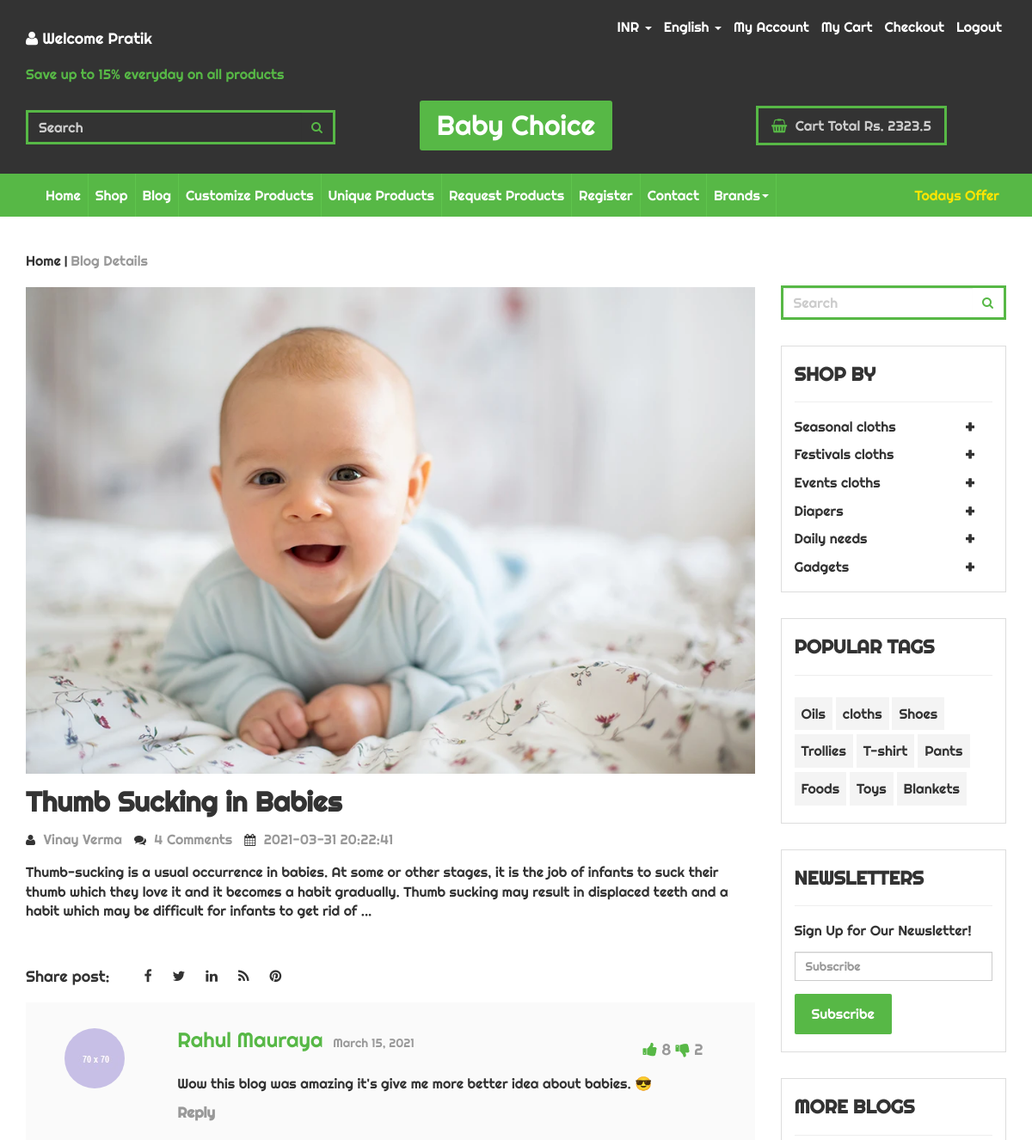
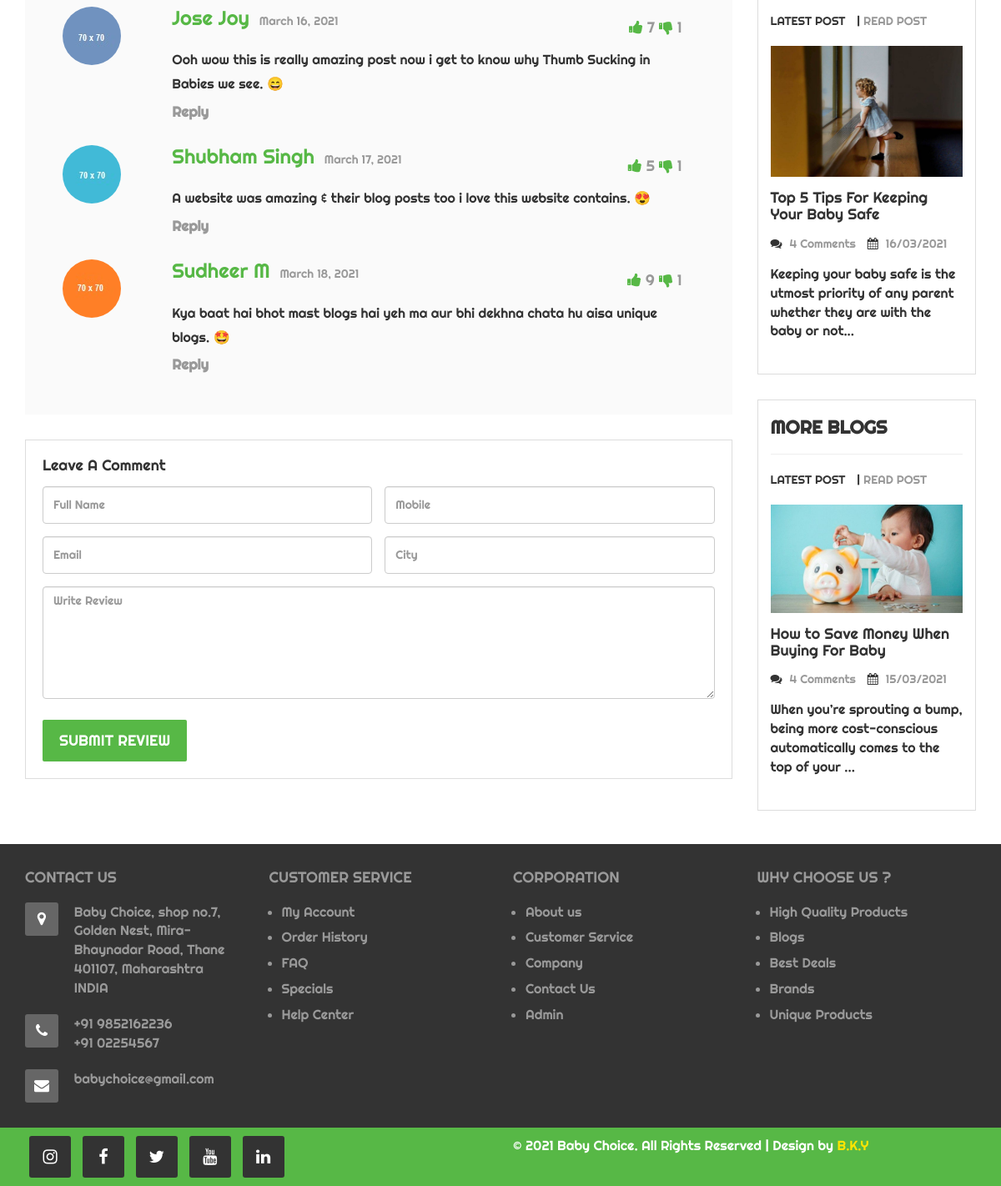
The app's page /blog_detail.php?blog=1 (signed in) with its own data (2 pictures, top to bottom).
### tables this page shows
CREATE TABLE `blogs` (
  `blog_id` int(7) NOT NULL,
  `blog_title` varchar(255) NOT NULL,
  `blog_description` text NOT NULL,
  `blog_author` varchar(255) NOT NULL,
  `blog_image` varchar(255) NOT NULL,
  `blog_time` datetime NOT NULL DEFAULT current_timestamp(),
  `blog_date` datetime NOT NULL DEFAULT current_timestamp()
);

### blog_detail.php (the view, shortened to what this page needs)
<?php
include 'header.php';
?>
<!DOCTYPE html>
<html lang="en">
<head>
  <link href="css/bootstrap.min.css" rel="stylesheet">
  <link href="css/global.css" rel="stylesheet">
  <link href="css/blog_detail.css" rel="stylesheet">
  <link rel="stylesheet" type="text/css" href="css/font-awesome.min.css" />
</head>
<body>
  <section id="center" class="clearfix center_product">
    <div class="container">
      <div class="row">
        <div class="center_p1 clearfix">
          <div class="col-sm-9">
            <div class="center_p1i clearfix">
              <ul class="mgt">
                <li><a href="index.php">Home</a></li> |
                <li class="col_2">Blog Details</li>
              </ul>
              <?php
							$blogid = $_GET['blog'];
							$sql = "SELECT * FROM `blogs` WHERE `blog_id` = $blogid";
							$result = mysqli_query($conn, $sql);
							$row = mysqli_fetch_assoc($result);
							$blog_title = $row['blog_title'];
							$blog_description = $row['blog_description'];
							$blog_author = $row['blog_author'];
							$blog_image = $row['blog_image'];
							$blog_date = $row['blog_date'];
							echo '      </div><br>
            <div class="blog_1 mgt clearfix">
              <a href="#"><img src="img/' . $blog_image . '" class="iw" alt="abc"></a>
              <h3><a href="#">' . $blog_title . '</a></h3>
              <ul>
                <li><i class="fa fa-user"></i> ' . $blog_author . '</li>
                <li><i class="fa fa-comments"></i> 4 Comments</li>
                <li><i class="fa fa-calendar"></i> ' . $blog_date . '</li>
              </ul>
              <p>' . $blog_description . '</p>
              <br>
              <br>';
							?>
            </div>
            <div class="detail_1 clearfix">
              <h5>Share post:</h5>
              <ul>
                <li><a href="#"><i class="fa fa-facebook"></i></a></li>
                <li><a href="#"><i class="fa fa-twitter"></i></a></li>
                <li><a href="#"><i class="fa fa-linkedin"></i></a></li>
                <li><a href="#"><i class="fa fa-rss"></i></a></li>
                <li><a href="#"><i class="fa fa-pinterest"></i></a></li>
              </ul>
            </div>
            <div class="article_page_left_inner_5 clearfix">
              <div class="article_page_left_inner_5_inner clearfix">
                <div class="col-sm-2">
                  <div class="article_page_left_inner_5_inner_left">
                    <img class="img-circle" src="img/48.jpg">
                  </div>
                </div>
                <div class="col-sm-10">
                  <div class="article_page_left_inner_5_inner_right">
                    <div class="clearfix">
                      <div class="col-sm-6 space_left">
                        <h6 class="mgt">Rahul Mauraya <span>March 15, 2021</span></h6>
                      </div>
                      <div class="col-sm-6 text-right">
                        <h5>
                          <i class="fa fa-thumbs-up"></i>
                          <span>8</span>
                          <i class="fa fa-thumbs-down"></i>
                          <span>2</span>
                        </h5>
                      </div>
                    </div>
                    <p>
                      Wow this blog was amazing it's give me more better idea about babies. 😎 </p>
                    <h3><a href="#">Reply</a></h3>
                  </div>
                </div>
              </div>
              <div class="article_page_left_inner_5_inner clearfix">
                <div class="col-sm-2">
                  <div class="article_page_left_inner_5_inner_left">
                    <img class="img-circle" src="img/49.jpg">
                  </div>
                </div>
                <div class="col-sm-10">
                  <div class="article_page_left_inner_5_inner_right">
                    <div class="clearfix">
                      <div class="col-sm-6 space_left">
                        <h6 class="mgt">Jose Joy <span>March 16, 2021</span></h6>
                      </div>
                      <div class="col-sm-6 text-right">
                        <h5>
                          <i class="fa fa-thumbs-up"></i>
                          <span>7</span>
                          <i class="fa fa-thumbs-down"></i>
                          <span>1</span>
                        </h5>
                      </div>
                    </div>
                    <p>
                      Ooh wow this is really amazing post now i get to know why Thumb Sucking in Babies we see. 😄 </p>
                    <h3><a href="#">Reply</a></h3>
                  </div>
                </div>
              </div>
              <div class="article_page_left_inner_5_inner clearfix">
                <div class="col-sm-2">
                  <div class="article_page_left_inner_5_inner_left">
                    <img class="img-circle" src="img/50.jpg">
                  </div>
                </div>
                <div class="col-sm-10">
                  <div class="article_page_left_inner_5_inner_right">
                    <div class="clearfix">
                      <div class="col-sm-6 space_left">
                        <h6 class="mgt">Shubham Singh <span>March 17, 2021</span></h6>
                      </div>
                      <div class="col-sm-6 text-right">
                        <h5>
                          <i class="fa fa-thumbs-up"></i>
                          <span>5</span>
                          <i class="fa fa-thumbs-down"></i>
                          <span>1</span>
                        </h5>
                      </div>
                    </div>
                    <p>
                      A website was amazing & their blog posts too i love this website contains. 😍 </p>
                    <h3><a href="#">Reply</a></h3>
                  </div>
                </div>
              </div>
              <div class="article_page_left_inner_5_inner clearfix">
                <div class="col-sm-2">
                  <div class="article_page_left_inner_5_inner_left">
                    <img class="img-circle" src="img/51.jpg">
                  </div>
                </div>
                <div class="col-sm-10">
                  <div class="article_page_left_inner_5_inner_right">
                    <div class="clearfix">
                      <div class="col-sm-6 space_left">
                        <h6 class="mgt">Sudheer M <span> March 18, 2021</span></h6>
                      </div>
                      <div class="col-sm-6 text-right">
                        <h5>
                          <i class="fa fa-thumbs-up"></i>
                          <span>9</span>
                          <i class="fa fa-thumbs-down"></i>
                          <span>1</span>
                        </h5>
                      </div>
                    </div>
                    <p>
                      Kya baat hai bhot mast blogs hai yeh ma aur bhi dekhna chata hu aisa unique blogs. 🤩 </p>
                    <h3><a href="#">Reply</a></h3>
                  </div>
                </div>
              </div>
            </div>
            <div class="detail_hli3 clearfix">
              <h5 class="mgt">Leave A Comment</h5>
              <div class="detail_hli3i clearfix">
                <div class="col-sm-6 space_left">
                  <input class="form-control" placeholder="Full Name" type="text">
                </div>
                <div class="col-sm-6 space_left">
                  <input class="form-control" placeholder="Mobile" type="text">
                </div>
              </div>
              <div class="detail_hli3i clearfix">
                <div class="col-sm-6 space_left">
                  <input class="form-control" placeholder="Email" type="text">
                </div>
                <div class="col-sm-6 space_left">
                  <input class="form-control" placeholder="City" type="text">
                </div>
              </div>
              <div class="detail_hli3i clearfix">
                <div class="col-sm-12 space_left">
                  <textarea class="form-control form_1" placeholder="Write Review"></textarea>
                </div>
              </div>
              <h5><a class="button" href="#">SUBMIT REVIEW</a></h5>
            </div>
          </div>
          <div class="col-sm-3">
            <div class="top_2l center_3l1o clearfix">
              <div class="input-group">
                <input type="text" class="form-control" placeholder="Search">
                <span class="input-group-btn">
                  <button class="btn btn-primary" type="button">
                    <i class="fa fa-search"></i></button>
                </span>
              </div>
            </div>
            <div class="center_3l1 clearfix">
              <h4 class="mgt">SHOP BY</h4>
              <hr>
              <div class="ziehharmonika">
                <h3 data-prefix="★" class=""><a href="#">Seasonal cloths</a>
                  <div class="collapseIcon">+</div>
                </h3>
                <h3 data-prefix="★"><a href="#">Festivals cloths</a>
                  <div class="collapseIcon">+</div>
                </h3>
                <h3 data-prefix="★" class=""><a href="#">Events cloths</a>
                  <div class="collapseIcon">+</div>
                </h3>
                <h3 data-prefix="★"><a href="#">Diapers</a>
                  <div class="collapseIcon">+</div>
                </h3>
                <h3 data-prefix="★" class=""><a href="#">Daily needs</a>
                  <div class="collapseIcon">+</div>
                </h3>
                <h3 data-prefix="★"><a href="#">Gadgets</a>
                  <div class="collapseIcon">+</div>
                </h3>
              </div>
            </div>
            <div class="center_3l1 clearfix">
              <h4 class="mgt">POPULAR TAGS</h4>
              <hr>
              <div class="center_3l1io clearfix">
                <ul class="mgt">
                  <li><a href="#">Oils</a></li>
                  <li><a href="#">cloths</a></li>
                  <li><a href="#">Shoes</a></li>
                  <li><a href="#">Trollies</a></li>
                  <li><a href="#">T-shirt</a></li>
                  <li><a href="#">Pants</a></li>
                  <li><a href="#">Foods</a></li>
                  <li><a href="#">Toys</a></li>
                  <li><a href="#">Blankets</a></li>
                </ul>
              </div>
            </div>
            <div class="center_3l1 clearfix">
              <h4 class="mgt">NEWSLETTERS</h4>
              <hr>
              <h6>Sign Up for Our Newsletter!</h6>
              <input class="form-control" placeholder="Subscribe" type="text">
              <h6><a class="button mgt" href="#">Subscribe</a></h6>
            </div>
            <div class="blog_right clearfix">
              <h4 class="mgt">MORE BLOGS</h4>
              <hr>
              <div class="center_p1i clearfix">
                <ul class="mgt">
                  <li><a href="blog_detail.php">LATEST POST</a></li> |
                  <li><a class="col_2" href="blog_detail.php">READ POST</a></li>
                </ul>
              </div><br>
              <img src="img/35.jpg" class="iw" alt="abc">
              <h5><a href="blog_detail.php">Top 5 Tips For Keeping Your Baby Safe</a></h5>
              <ul>
                <li><i class="fa fa-comments"></i> 4 Comments</li>
                <li><i class="fa fa-calendar"></i> 16/03/2021</li>
              </ul>
              <p>Keeping your baby safe is the utmost priority of any parent whether they are with the baby or not...
              </p><br>
            </div>
            <div class="blog_right clearfix">
              <h4 class="mgt">MORE BLOGS</h4>
              <hr>
              <div class="center_p1i clearfix">
                <ul class="mgt">
                  <li><a href="blog_detail.php">LATEST POST</a></li> |
                  <li><a class="col_2" href="blog_detail.php">READ POST</a></li>
                </ul>
              </div><br>
              <img src="img/36.jpg" class="iw" alt="abc">
              <h5><a href="blog_detail.php">How to Save Money When Buying For Baby</a></h5>
              <ul>
                <li><i class="fa fa-comments"></i> 4 Comments</li>
                <li><i class="fa fa-calendar"></i> 15/03/2021</li>
              </ul>
              <p>When you’re sprouting a bump, being more cost-conscious automatically comes to the top of your ...</p>
              <br>
            </div>
          </div>
        </div>
      </div>
    </div>
  </section>
</body>
</html>
<?php
include 'footer.php';
?>

### css/global.css (style rules this page uses)
body { font-family: 'Righteous', cursive; }
h1,h2,h3,h4,h5,h6 { padding:0; margin:0; }
ul { padding:0; margin:0; list-style:none; margin-top:15px; }
p { padding:0; margin:0; font-size:16px; margin-top:15px; }
h3 { font-size:32px; margin-top:15px; font-weight:bold; }
h4 { font-size:22px; margin-top:15px; font-weight:bold; }
h5 { font-size:18px; margin-top:15px; }
h6 { font-size:16px; margin-top:15px; }
.space_left { padding-left:0; }
.iw { width:100%; }
.button { background:#57b846; display:inline-block; color:#fff; padding:15px 20px!important; margin-top:10px; border-radius:2px; }
.mgt { margin-top:0!important; }
.col_2 { color:#999; }
.top_2l .form-control { border:none; background:none; font-size:16px; }
.top_2l ::placeholder { color: #ccc; opacity: 1; }
.top_2l .input-group { border:3px solid #57b846; }
.top_2l .btn { border:none; background:none; color: #57b846; font-weight:bold; }

### css/blog_detail.css (style rules this page uses)
.center_product { padding-top:40px; padding-bottom:40px; }
.center_p1i ul li { display:inline-block; }
.center_3l1 { border:1px solid #ddd; padding:20px 15px; margin-top:30px; }
.center_3l1o { margin-top:40px; }
.center_3l1 .form-control { margin-top:15px; border-radius:0; }
.center_3l1io ul li { display:inline-block; margin-top:5px; font-size:16px; }
.center_3l1io ul li a { padding:8px; display:block; background:#f4f4f4; }
.ziehharmonika h3 { cursor: pointer; padding-right: 40px; transition: 0.25s all; position: relative; font-size:16px; font-weight:100; }
.ziehharmonika .collapseIcon { position: absolute; right: 20px; top: 45%; font-size: 24px; font-weight: 300; -ms-transform: translate(0, -50%); transform: translate(0, -50%); }
.blog_1 ul li { display:inline-block; margin-right:10px; color:#999; }
.blog_1 ul li i { margin-right:5px; font-size:14px; color:#333; }
.blog_1 { margin-top:30px; }
.blog_right { border:1px solid #ddd; padding:20px 15px; margin-top:30px; }
.blog_right ul li { display:inline-block; margin-right:10px; color:#999; font-size:14px; }
.blog_right ul li i { margin-right:5px; font-size:14px; color:#333; }
.detail_1 h5 { display:inline-block; float:left; margin-right:40px; }
.detail_1 ul li { display:inline-block; margin-right:20px; }
.article_page_left_inner_5 { background:#fafafa; padding:30px 30px 20px 30px; margin-top:20px; }
.article_page_left_inner_5_inner_right h6 { color:#57b846; font-size:24px; }
.article_page_left_inner_5_inner_right h6 span { color: #999; margin-left: 5px; font-size: 14px; font-weight:100; }
.article_page_left_inner_5_inner_right h5 { color: #999; }
.article_page_left_inner_5_inner_right h5 i { cursor:pointer; color:#57b846; }
.article_page_left_inner_5_inner_right p { margin-top:15px; line-height:1.8em; }
.article_page_left_inner_5_inner_right h3 { margin-top:10px; }
.article_page_left_inner_5_inner_right h3 a { color: #999; font-size:17px; }
.article_page_left_inner_5_inner { margin-bottom:30px; }
.detail_hli3 { padding:20px 5px 20px 20px; border:1px solid #ddd; margin-top:30px; }
.detail_hli3i { margin-top:15px; }
.detail_hli3i .form-control { height:45px; }
.detail_hli3i .form_1 { height:135px; }

### records on screen
blogs: blog_image (picture), blog_title "Thumb Sucking in Babies", blog_author "Vinay Verma", blog_date "2021-03-31 20:22:41", blog_description "Thumb-sucking is a usual occurrence in babies. At some or other stages, it is the job of infants to suck their thumb which they love it and it becomes a habit gradually. Thumb sucking may result in displaced teeth and a habit which may be difficult for infants to get rid of ..."

### other values on screen
$_SESSION['fname'] "Pratik"
$_SESSION['cartBill'] "2323.5"
